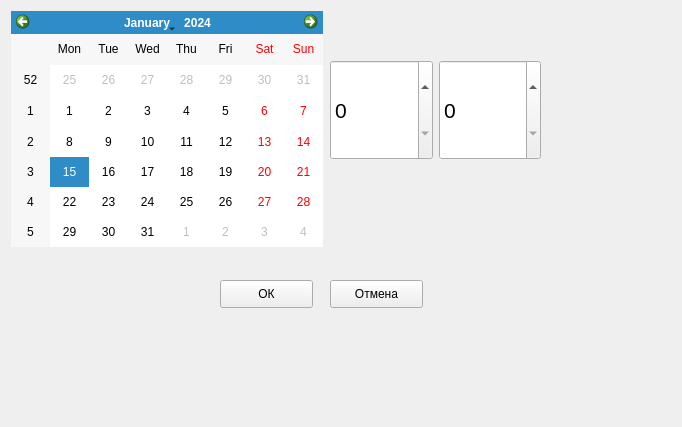
<?xml version="1.0" encoding="UTF-8"?>
<ui version="4.0">
 <class>DateTimeChooser</class>
 <widget class="QWidget" name="DateTimeChooser">
  <property name="geometry">
   <rect>
    <x>0</x>
    <y>0</y>
    <width>682</width>
    <height>427</height>
   </rect>
  </property>
  <property name="windowTitle">
   <string>Form</string>
  </property>
  <widget class="QCalendarWidget" name="calendarWidget">
   <property name="geometry">
    <rect>
     <x>11</x>
     <y>11</y>
     <width>312</width>
     <height>236</height>
    </rect>
   </property>
  </widget>
  <widget class="QPushButton" name="pushButton">
   <property name="geometry">
    <rect>
     <x>220</x>
     <y>280</y>
     <width>93</width>
     <height>28</height>
    </rect>
   </property>
   <property name="text">
    <string>ОК</string>
   </property>
  </widget>
  <widget class="QPushButton" name="pushButton_2">
   <property name="geometry">
    <rect>
     <x>330</x>
     <y>280</y>
     <width>93</width>
     <height>28</height>
    </rect>
   </property>
   <property name="text">
    <string>Отмена</string>
   </property>
  </widget>
  <widget class="QWidget" name="">
   <property name="geometry">
    <rect>
     <x>330</x>
     <y>11</y>
     <width>211</width>
     <height>198</height>
    </rect>
   </property>
   <layout class="QVBoxLayout" name="verticalLayout">
    <item>
     <spacer name="verticalSpacer">
      <property name="orientation">
       <enum>Qt::Vertical</enum>
      </property>
      <property name="sizeHint" stdset="0">
       <size>
        <width>20</width>
        <height>40</height>
       </size>
      </property>
     </spacer>
    </item>
    <item>
     <layout class="QHBoxLayout" name="horizontalLayout">
      <item>
       <widget class="QSpinBox" name="spinboxHour">
        <property name="minimumSize">
         <size>
          <width>100</width>
          <height>100</height>
         </size>
        </property>
        <property name="font">
         <font>
          <pointsize>16</pointsize>
         </font>
        </property>
        <property name="maximum">
         <number>23</number>
        </property>
       </widget>
      </item>
      <item>
       <widget class="QSpinBox" name="spinboxMinute">
        <property name="minimumSize">
         <size>
          <width>100</width>
          <height>100</height>
         </size>
        </property>
        <property name="font">
         <font>
          <pointsize>16</pointsize>
         </font>
        </property>
        <property name="maximum">
         <number>59</number>
        </property>
       </widget>
      </item>
     </layout>
    </item>
    <item>
     <spacer name="verticalSpacer_2">
      <property name="orientation">
       <enum>Qt::Vertical</enum>
      </property>
      <property name="sizeHint" stdset="0">
       <size>
        <width>20</width>
        <height>40</height>
       </size>
      </property>
     </spacer>
    </item>
   </layout>
  </widget>
 </widget>
 <resources/>
 <connections/>
</ui>
